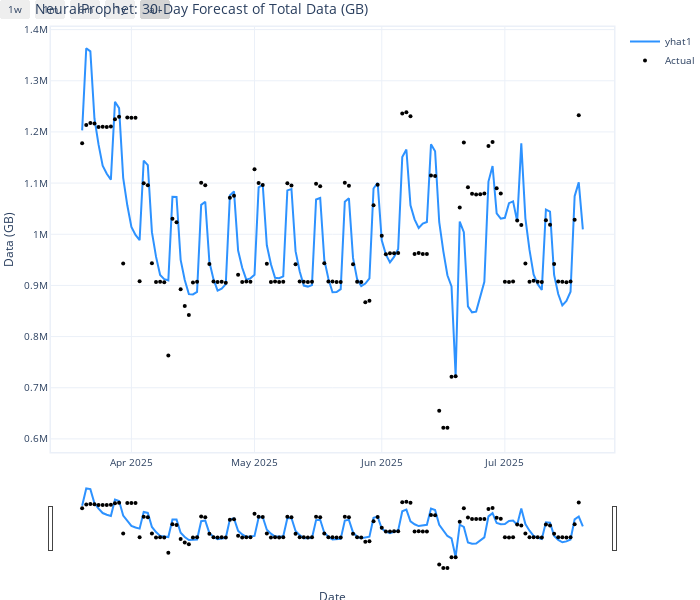
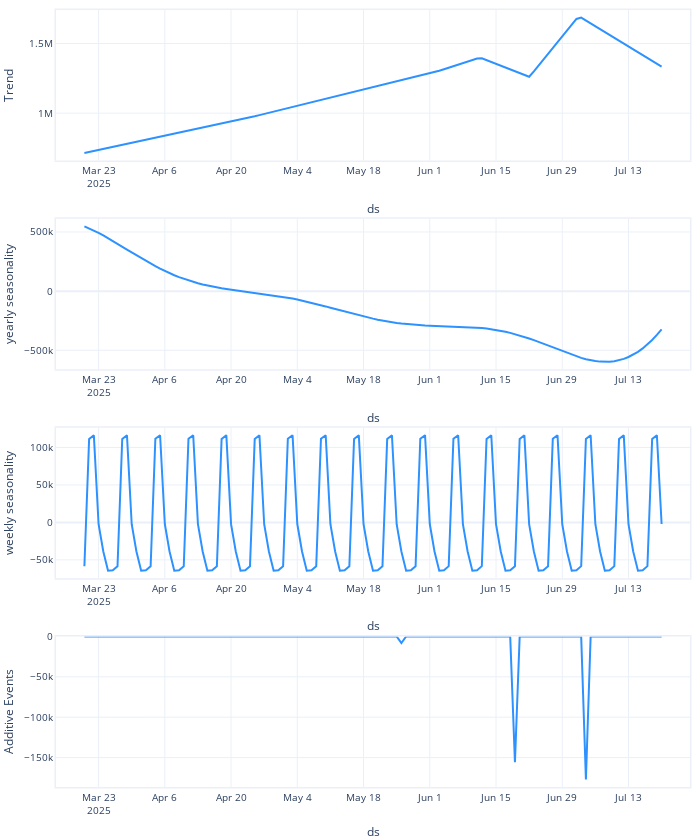

Write notebook code for charts like these, in order.
### Code cell
# Cell 7 — NeuralProphet Forecast

# 1) Import
from neuralprophet import NeuralProphet

print("\nℹ️  Training NeuralProphet on total_data_gb…")

# 2) Prepare data (assumes you already have ts = pd.DataFrame with columns ds/y)

# 3) Instantiate & configure model
m_np = NeuralProphet(
    n_forecasts=30,               # number of days ahead to forecast
    yearly_seasonality=True,
    weekly_seasonality=True,
    daily_seasonality=False,      # disable if no sub‐daily pattern
    changepoints_range=0.95,      # allow changepoints up to 95% of history
    trend_reg=5,                  # strength of trend regularization
    seasonality_reg=1,            # strength of seasonality regularization
    learning_rate=1.0,            # default
)

# 4) (Optional) Add built-in country holidays or a custom regressor:
m_np = m_np.add_country_holidays(country_name='US')
# m_np = m_np.add_regressor(name='is_ramdhan')

# 5) Fit the model
metrics = m_np.fit(ts, freq='D')  # 'D' = daily frequency

# 6) Make future dataframe & forecast
future_np = m_np.make_future_dataframe(ts, n_historic_predictions=True)
forecast_np = m_np.predict(future_np)

# 7) Plot the forecasts
fig_np = m_np.plot(forecast_np)
fig_np.update_layout(
    title="NeuralProphet: 30-Day Forecast of Total Data (GB)",
    xaxis_title="Date",
    yaxis_title="Data (GB)",
    height=600
)
fig_np.show()

# 8) Plot the components
fig_comp_np = m_np.plot_components(forecast_np)
fig_comp_np.show()
